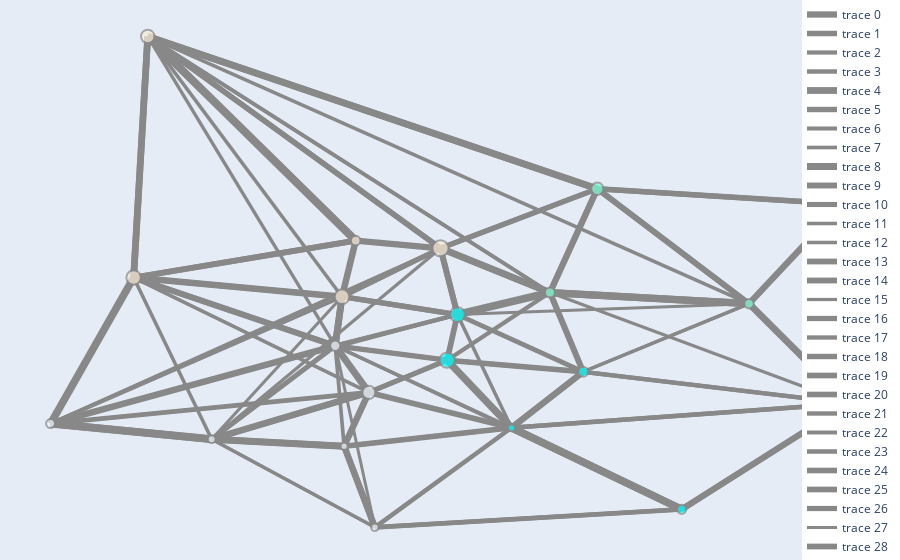

Notebook code for this chart:
### Code cell
fig.show()

### Figure 1 — Plotly figure (JSON) as saved in the notebook; plotly's stock layout.template omitted (floating-point values rounded to 4 significant figures)
{"data": [{"hoverinfo": "none", "line": {"color": "#888", "width": 6.299}, "mode": "lines", "type": "scatter", "x": [-3.705, -3.705, null], "y": [40.42, 40.42, null]}, {"hoverinfo": "none", "line": {"color": "#888", "width": 5.483}, "mode": "lines", "type": "scatter", "x": [-3.705, -3.697, null], "y": [40.42, 40.4, null]}, {"hoverinfo": "none", "line": {"color": "#888", "width": 4.244}, "mode": "lines", "type": "scatter", "x": [-3.705, -3.676, null], "y": [40.42, 40.41, null]}, {"hoverinfo": "none", "line": {"color": "#888", "width": 4.482}, "mode": "lines", "type": "scatter", "x": [-3.705, -3.674, null], "y": [40.42, 40.43, null]}, {"hoverinfo": "none", "line": {"color": "#888", "width": 6.809}, "mode": "lines", "type": "scatter", "x": [-3.705, -3.704, null], "y": [40.42, 40.44, null]}, {"hoverinfo": "none", "line": {"color": "#888", "width": 5.418}, "mode": "lines", "type": "scatter", "x": [-3.705, -3.757, null], "y": [40.42, 40.45, null]}, {"hoverinfo": "none", "line": {"color": "#888", "width": 4.04}, "mode": "lines", "type": "scatter", "x": [-3.705, -3.779, null], "y": [40.42, 40.39, null]}, {"hoverinfo": "none", "line": {"color": "#888", "width": 3.661}, "mode": "lines", "type": "scatter", "x": [-3.705, -3.737, null], "y": [40.42, 40.38, null]}, {"hoverinfo": "none", "line": {"color": "#888", "width": 6.957}, "mode": "lines", "type": "scatter", "x": [-3.697, -3.705, null], "y": [40.4, 40.42, null]}, {"hoverinfo": "none", "line": {"color": "#888", "width": 5.891}, "mode": "lines", "type": "scatter", "x": [-3.697, -3.697, null], "y": [40.4, 40.4, null]}, {"hoverinfo": "none", "line": {"color": "#888", "width": 5.087}, "mode": "lines", "type": "scatter", "x": [-3.697, -3.676, null], "y": [40.4, 40.41, null]}, {"hoverinfo": "none", "line": {"color": "#888", "width": 3.556}, "mode": "lines", "type": "scatter", "x": [-3.697, -3.757, null], "y": [40.4, 40.45, null]}, {"hoverinfo": "none", "line": {"color": "#888", "width": 3.521}, "mode": "lines", "type": "scatter", "x": [-3.697, -3.779, null], "y": [40.4, 40.39, null]}, {"hoverinfo": "none", "line": {"color": "#888", "width": 5.789}, "mode": "lines", "type": "scatter", "x": [-3.697, -3.737, null], "y": [40.4, 40.38, null]}, {"hoverinfo": "none", "line": {"color": "#888", "width": 5.802}, "mode": "lines", "type": "scatter", "x": [-3.697, -3.703, null], "y": [40.4, 40.38, null]}, {"hoverinfo": "none", "line": {"color": "#888", "width": 3.23}, "mode": "lines", "type": "scatter", "x": [-3.697, -3.66, null], "y": [40.4, 40.38, null]}, {"hoverinfo": "none", "line": {"color": "#888", "width": 5.303}, "mode": "lines", "type": "scatter", "x": [-3.676, -3.705, null], "y": [40.41, 40.42, null]}, {"hoverinfo": "none", "line": {"color": "#888", "width": 4.331}, "mode": "lines", "type": "scatter", "x": [-3.676, -3.697, null], "y": [40.41, 40.4, null]}, {"hoverinfo": "none", "line": {"color": "#888", "width": 5.414}, "mode": "lines", "type": "scatter", "x": [-3.676, -3.676, null], "y": [40.41, 40.41, null]}, {"hoverinfo": "none", "line": {"color": "#888", "width": 5.704}, "mode": "lines", "type": "scatter", "x": [-3.676, -3.674, null], "y": [40.41, 40.43, null]}, {"hoverinfo": "none", "line": {"color": "#888", "width": 5.624}, "mode": "lines", "type": "scatter", "x": [-3.676, -3.66, null], "y": [40.41, 40.38, null]}, {"hoverinfo": "none", "line": {"color": "#888", "width": 4.388}, "mode": "lines", "type": "scatter", "x": [-3.676, -3.641, null], "y": [40.41, 40.41, null]}, {"hoverinfo": "none", "line": {"color": "#888", "width": 3.953}, "mode": "lines", "type": "scatter", "x": [-3.674, -3.705, null], "y": [40.43, 40.42, null]}, {"hoverinfo": "none", "line": {"color": "#888", "width": 4.556}, "mode": "lines", "type": "scatter", "x": [-3.674, -3.676, null], "y": [40.43, 40.41, null]}, {"hoverinfo": "none", "line": {"color": "#888", "width": 5.61}, "mode": "lines", "type": "scatter", "x": [-3.674, -3.674, null], "y": [40.43, 40.43, null]}, {"hoverinfo": "none", "line": {"color": "#888", "width": 5.726}, "mode": "lines", "type": "scatter", "x": [-3.674, -3.678, null], "y": [40.43, 40.46, null]}, {"hoverinfo": "none", "line": {"color": "#888", "width": 5.217}, "mode": "lines", "type": "scatter", "x": [-3.674, -3.704, null], "y": [40.43, 40.44, null]}, {"hoverinfo": "none", "line": {"color": "#888", "width": 3.066}, "mode": "lines", "type": "scatter", "x": [-3.674, -3.641, null], "y": [40.43, 40.41, null]}, {"hoverinfo": "none", "line": {"color": "#888", "width": 5.737}, "mode": "lines", "type": "scatter", "x": [-3.674, -3.65, null], "y": [40.43, 40.44, null]}, {"hoverinfo": "none", "line": {"color": "#888", "width": 6.675}, "mode": "lines", "type": "scatter", "x": [-3.704, -3.705, null], "y": [40.44, 40.42, null]}, {"hoverinfo": "none", "line": {"color": "#888", "width": 5.243}, "mode": "lines", "type": "scatter", "x": [-3.704, -3.674, null], "y": [40.44, 40.43, null]}, {"hoverinfo": "none", "line": {"color": "#888", "width": 4.736}, "mode": "lines", "type": "scatter", "x": [-3.704, -3.678, null], "y": [40.44, 40.46, null]}, {"hoverinfo": "none", "line": {"color": "#888", "width": 5.322}, "mode": "lines", "type": "scatter", "x": [-3.704, -3.7, null], "y": [40.44, 40.46, null]}, {"hoverinfo": "none", "line": {"color": "#888", "width": 5.729}, "mode": "lines", "type": "scatter", "x": [-3.704, -3.704, null], "y": [40.44, 40.44, null]}, {"hoverinfo": "none", "line": {"color": "#888", "width": 5.435}, "mode": "lines", "type": "scatter", "x": [-3.704, -3.757, null], "y": [40.44, 40.45, null]}, {"hoverinfo": "none", "line": {"color": "#888", "width": 6.055}, "mode": "lines", "type": "scatter", "x": [-3.757, -3.705, null], "y": [40.45, 40.42, null]}, {"hoverinfo": "none", "line": {"color": "#888", "width": 5.611}, "mode": "lines", "type": "scatter", "x": [-3.757, -3.7, null], "y": [40.45, 40.46, null]}, {"hoverinfo": "none", "line": {"color": "#888", "width": 6.582}, "mode": "lines", "type": "scatter", "x": [-3.757, -3.704, null], "y": [40.45, 40.44, null]}, {"hoverinfo": "none", "line": {"color": "#888", "width": 6.573}, "mode": "lines", "type": "scatter", "x": [-3.757, -3.754, null], "y": [40.45, 40.54, null]}, {"hoverinfo": "none", "line": {"color": "#888", "width": 7.849}, "mode": "lines", "type": "scatter", "x": [-3.757, -3.757, null], "y": [40.45, 40.45, null]}, {"hoverinfo": "none", "line": {"color": "#888", "width": 5.734}, "mode": "lines", "type": "scatter", "x": [-3.757, -3.779, null], "y": [40.45, 40.39, null]}, {"hoverinfo": "none", "line": {"color": "#888", "width": 6.511}, "mode": "lines", "type": "scatter", "x": [-3.779, -3.705, null], "y": [40.39, 40.42, null]}, {"hoverinfo": "none", "line": {"color": "#888", "width": 4.812}, "mode": "lines", "type": "scatter", "x": [-3.779, -3.697, null], "y": [40.39, 40.4, null]}, {"hoverinfo": "none", "line": {"color": "#888", "width": 3.427}, "mode": "lines", "type": "scatter", "x": [-3.779, -3.674, null], "y": [40.39, 40.43, null]}, {"hoverinfo": "none", "line": {"color": "#888", "width": 3.525}, "mode": "lines", "type": "scatter", "x": [-3.779, -3.678, null], "y": [40.39, 40.46, null]}, {"hoverinfo": "none", "line": {"color": "#888", "width": 3.964}, "mode": "lines", "type": "scatter", "x": [-3.779, -3.704, null], "y": [40.39, 40.44, null]}, {"hoverinfo": "none", "line": {"color": "#888", "width": 7.582}, "mode": "lines", "type": "scatter", "x": [-3.779, -3.757, null], "y": [40.39, 40.45, null]}, {"hoverinfo": "none", "line": {"color": "#888", "width": 8.447}, "mode": "lines", "type": "scatter", "x": [-3.779, -3.779, null], "y": [40.39, 40.39, null]}, {"hoverinfo": "none", "line": {"color": "#888", "width": 7.869}, "mode": "lines", "type": "scatter", "x": [-3.779, -3.737, null], "y": [40.39, 40.38, null]}, {"hoverinfo": "none", "line": {"color": "#888", "width": 5.072}, "mode": "lines", "type": "scatter", "x": [-3.737, -3.705, null], "y": [40.38, 40.42, null]}, {"hoverinfo": "none", "line": {"color": "#888", "width": 6.583}, "mode": "lines", "type": "scatter", "x": [-3.737, -3.697, null], "y": [40.38, 40.4, null]}, {"hoverinfo": "none", "line": {"color": "#888", "width": 3.243}, "mode": "lines", "type": "scatter", "x": [-3.737, -3.678, null], "y": [40.38, 40.46, null]}, {"hoverinfo": "none", "line": {"color": "#888", "width": 3.101}, "mode": "lines", "type": "scatter", "x": [-3.737, -3.704, null], "y": [40.38, 40.44, null]}, {"hoverinfo": "none", "line": {"color": "#888", "width": 3.549}, "mode": "lines", "type": "scatter", "x": [-3.737, -3.757, null], "y": [40.38, 40.45, null]}, {"hoverinfo": "none", "line": {"color": "#888", "width": 7.471}, "mode": "lines", "type": "scatter", "x": [-3.737, -3.779, null], "y": [40.38, 40.39, null]}, {"hoverinfo": "none", "line": {"color": "#888", "width": 8.553}, "mode": "lines", "type": "scatter", "x": [-3.737, -3.737, null], "y": [40.38, 40.38, null]}, {"hoverinfo": "none", "line": {"color": "#888", "width": 7.097}, "mode": "lines", "type": "scatter", "x": [-3.737, -3.703, null], "y": [40.38, 40.38, null]}, {"hoverinfo": "none", "line": {"color": "#888", "width": 3.273}, "mode": "lines", "type": "scatter", "x": [-3.737, -3.695, null], "y": [40.38, 40.34, null]}, {"hoverinfo": "none", "line": {"color": "#888", "width": 3.677}, "mode": "lines", "type": "scatter", "x": [-3.703, -3.705, null], "y": [40.38, 40.42, null]}, {"hoverinfo": "none", "line": {"color": "#888", "width": 6.306}, "mode": "lines", "type": "scatter", "x": [-3.703, -3.697, null], "y": [40.38, 40.4, null]}, {"hoverinfo": "none", "line": {"color": "#888", "width": 6.557}, "mode": "lines", "type": "scatter", "x": [-3.703, -3.737, null], "y": [40.38, 40.38, null]}, {"hoverinfo": "none", "line": {"color": "#888", "width": 6.728}, "mode": "lines", "type": "scatter", "x": [-3.703, -3.703, null], "y": [40.38, 40.38, null]}, {"hoverinfo": "none", "line": {"color": "#888", "width": 4.514}, "mode": "lines", "type": "scatter", "x": [-3.703, -3.66, null], "y": [40.38, 40.38, null]}, {"hoverinfo": "none", "line": {"color": "#888", "width": 6.066}, "mode": "lines", "type": "scatter", "x": [-3.703, -3.695, null], "y": [40.38, 40.34, null]}, {"hoverinfo": "none", "line": {"color": "#888", "width": 3.552}, "mode": "lines", "type": "scatter", "x": [-3.66, -3.705, null], "y": [40.38, 40.42, null]}, {"hoverinfo": "none", "line": {"color": "#888", "width": 5.718}, "mode": "lines", "type": "scatter", "x": [-3.66, -3.697, null], "y": [40.38, 40.4, null]}, {"hoverinfo": "none", "line": {"color": "#888", "width": 7.274}, "mode": "lines", "type": "scatter", "x": [-3.66, -3.676, null], "y": [40.38, 40.41, null]}, {"hoverinfo": "none", "line": {"color": "#888", "width": 3.521}, "mode": "lines", "type": "scatter", "x": [-3.66, -3.674, null], "y": [40.38, 40.43, null]}, {"hoverinfo": "none", "line": {"color": "#888", "width": 5.632}, "mode": "lines", "type": "scatter", "x": [-3.66, -3.703, null], "y": [40.38, 40.38, null]}, {"hoverinfo": "none", "line": {"color": "#888", "width": 8.49}, "mode": "lines", "type": "scatter", "x": [-3.66, -3.66, null], "y": [40.38, 40.38, null]}, {"hoverinfo": "none", "line": {"color": "#888", "width": 6.089}, "mode": "lines", "type": "scatter", "x": [-3.66, -3.641, null], "y": [40.38, 40.41, null]}, {"hoverinfo": "none", "line": {"color": "#888", "width": 4.596}, "mode": "lines", "type": "scatter", "x": [-3.66, -3.695, null], "y": [40.38, 40.34, null]}, {"hoverinfo": "none", "line": {"color": "#888", "width": 7.567}, "mode": "lines", "type": "scatter", "x": [-3.66, -3.616, null], "y": [40.38, 40.35, null]}, {"hoverinfo": "none", "line": {"color": "#888", "width": 4.555}, "mode": "lines", "type": "scatter", "x": [-3.66, -3.573, null], "y": [40.38, 40.39, null]}, {"hoverinfo": "none", "line": {"color": "#888", "width": 5.577}, "mode": "lines", "type": "scatter", "x": [-3.641, -3.676, null], "y": [40.41, 40.41, null]}, {"hoverinfo": "none", "line": {"color": "#888", "width": 4.792}, "mode": "lines", "type": "scatter", "x": [-3.641, -3.674, null], "y": [40.41, 40.43, null]}, {"hoverinfo": "none", "line": {"color": "#888", "width": 6.046}, "mode": "lines", "type": "scatter", "x": [-3.641, -3.66, null], "y": [40.41, 40.38, null]}, {"hoverinfo": "none", "line": {"color": "#888", "width": 5.317}, "mode": "lines", "type": "scatter", "x": [-3.641, -3.641, null], "y": [40.41, 40.41, null]}, {"hoverinfo": "none", "line": {"color": "#888", "width": 4.859}, "mode": "lines", "type": "scatter", "x": [-3.641, -3.65, null], "y": [40.41, 40.44, null]}, {"hoverinfo": "none", "line": {"color": "#888", "width": 4.233}, "mode": "lines", "type": "scatter", "x": [-3.641, -3.573, null], "y": [40.41, 40.39, null]}, {"hoverinfo": "none", "line": {"color": "#888", "width": 3.421}, "mode": "lines", "type": "scatter", "x": [-3.641, -3.599, null], "y": [40.41, 40.43, null]}, {"hoverinfo": "none", "line": {"color": "#888", "width": 5.923}, "mode": "lines", "type": "scatter", "x": [-3.678, -3.674, null], "y": [40.46, 40.43, null]}, {"hoverinfo": "none", "line": {"color": "#888", "width": 6.839}, "mode": "lines", "type": "scatter", "x": [-3.678, -3.678, null], "y": [40.46, 40.46, null]}, {"hoverinfo": "none", "line": {"color": "#888", "width": 5.016}, "mode": "lines", "type": "scatter", "x": [-3.678, -3.7, null], "y": [40.46, 40.46, null]}, {"hoverinfo": "none", "line": {"color": "#888", "width": 4.921}, "mode": "lines", "type": "scatter", "x": [-3.678, -3.704, null], "y": [40.46, 40.44, null]}, {"hoverinfo": "none", "line": {"color": "#888", "width": 5.425}, "mode": "lines", "type": "scatter", "x": [-3.678, -3.754, null], "y": [40.46, 40.54, null]}, {"hoverinfo": "none", "line": {"color": "#888", "width": 5.379}, "mode": "lines", "type": "scatter", "x": [-3.678, -3.65, null], "y": [40.46, 40.44, null]}, {"hoverinfo": "none", "line": {"color": "#888", "width": 4.73}, "mode": "lines", "type": "scatter", "x": [-3.678, -3.638, null], "y": [40.46, 40.48, null]}, {"hoverinfo": "none", "line": {"color": "#888", "width": 4.359}, "mode": "lines", "type": "scatter", "x": [-3.65, -3.676, null], "y": [40.44, 40.41, null]}, {"hoverinfo": "none", "line": {"color": "#888", "width": 7.8}, "mode": "lines", "type": "scatter", "x": [-3.65, -3.674, null], "y": [40.44, 40.43, null]}, {"hoverinfo": "none", "line": {"color": "#888", "width": 6.824}, "mode": "lines", "type": "scatter", "x": [-3.65, -3.678, null], "y": [40.44, 40.46, null]}, {"hoverinfo": "none", "line": {"color": "#888", "width": 3.866}, "mode": "lines", "type": "scatter", "x": [-3.65, -3.754, null], "y": [40.44, 40.54, null]}, {"hoverinfo": "none", "line": {"color": "#888", "width": 6.014}, "mode": "lines", "type": "scatter", "x": [-3.65, -3.641, null], "y": [40.44, 40.41, null]}, {"hoverinfo": "none", "line": {"color": "#888", "width": 7.637}, "mode": "lines", "type": "scatter", "x": [-3.65, -3.65, null], "y": [40.44, 40.44, null]}, {"hoverinfo": "none", "line": {"color": "#888", "width": 5.743}, "mode": "lines", "type": "scatter", "x": [-3.65, -3.638, null], "y": [40.44, 40.48, null]}, {"hoverinfo": "none", "line": {"color": "#888", "width": 3.233}, "mode": "lines", "type": "scatter", "x": [-3.65, -3.573, null], "y": [40.44, 40.39, null]}, {"hoverinfo": "none", "line": {"color": "#888", "width": 7.265}, "mode": "lines", "type": "scatter", "x": [-3.65, -3.599, null], "y": [40.44, 40.43, null]}, {"hoverinfo": "none", "line": {"color": "#888", "width": 6.299}, "mode": "lines", "type": "scatter", "x": [-3.7, -3.678, null], "y": [40.46, 40.46, null]}, {"hoverinfo": "none", "line": {"color": "#888", "width": 6.313}, "mode": "lines", "type": "scatter", "x": [-3.7, -3.7, null], "y": [40.46, 40.46, null]}, {"hoverinfo": "none", "line": {"color": "#888", "width": 6.475}, "mode": "lines", "type": "scatter", "x": [-3.7, -3.704, null], "y": [40.46, 40.44, null]}, {"hoverinfo": "none", "line": {"color": "#888", "width": 7.837}, "mode": "lines", "type": "scatter", "x": [-3.7, -3.754, null], "y": [40.46, 40.54, null]}, {"hoverinfo": "none", "line": {"color": "#888", "width": 5.892}, "mode": "lines", "type": "scatter", "x": [-3.7, -3.757, null], "y": [40.46, 40.45, null]}, {"hoverinfo": "none", "line": {"color": "#888", "width": 3.353}, "mode": "lines", "type": "scatter", "x": [-3.754, -3.705, null], "y": [40.54, 40.42, null]}, {"hoverinfo": "none", "line": {"color": "#888", "width": 5.367}, "mode": "lines", "type": "scatter", "x": [-3.754, -3.678, null], "y": [40.54, 40.46, null]}, {"hoverinfo": "none", "line": {"color": "#888", "width": 7.353}, "mode": "lines", "type": "scatter", "x": [-3.754, -3.7, null], "y": [40.54, 40.46, null]}, {"hoverinfo": "none", "line": {"color": "#888", "width": 3.519}, "mode": "lines", "type": "scatter", "x": [-3.754, -3.704, null], "y": [40.54, 40.44, null]}, {"hoverinfo": "none", "line": {"color": "#888", "width": 10}, "mode": "lines", "type": "scatter", "x": [-3.754, -3.754, null], "y": [40.54, 40.54, null]}, {"hoverinfo": "none", "line": {"color": "#888", "width": 6.739}, "mode": "lines", "type": "scatter", "x": [-3.754, -3.757, null], "y": [40.54, 40.45, null]}, {"hoverinfo": "none", "line": {"color": "#888", "width": 3.256}, "mode": "lines", "type": "scatter", "x": [-3.754, -3.65, null], "y": [40.54, 40.44, null]}, {"hoverinfo": "none", "line": {"color": "#888", "width": 6.788}, "mode": "lines", "type": "scatter", "x": [-3.754, -3.638, null], "y": [40.54, 40.48, null]}, {"hoverinfo": "none", "line": {"color": "#888", "width": 5.457}, "mode": "lines", "type": "scatter", "x": [-3.638, -3.678, null], "y": [40.48, 40.46, null]}, {"hoverinfo": "none", "line": {"color": "#888", "width": 6.578}, "mode": "lines", "type": "scatter", "x": [-3.638, -3.754, null], "y": [40.48, 40.54, null]}, {"hoverinfo": "none", "line": {"color": "#888", "width": 6.218}, "mode": "lines", "type": "scatter", "x": [-3.638, -3.65, null], "y": [40.48, 40.44, null]}, {"hoverinfo": "none", "line": {"color": "#888", "width": 8.937}, "mode": "lines", "type": "scatter", "x": [-3.638, -3.638, null], "y": [40.48, 40.48, null]}, {"hoverinfo": "none", "line": {"color": "#888", "width": 5.742}, "mode": "lines", "type": "scatter", "x": [-3.638, -3.599, null], "y": [40.48, 40.43, null]}, {"hoverinfo": "none", "line": {"color": "#888", "width": 5.278}, "mode": "lines", "type": "scatter", "x": [-3.638, -3.575, null], "y": [40.48, 40.48, null]}, {"hoverinfo": "none", "line": {"color": "#888", "width": 3.012}, "mode": "lines", "type": "scatter", "x": [-3.695, -3.705, null], "y": [40.34, 40.42, null]}, {"hoverinfo": "none", "line": {"color": "#888", "width": 3.076}, "mode": "lines", "type": "scatter", "x": [-3.695, -3.737, null], "y": [40.34, 40.38, null]}, {"hoverinfo": "none", "line": {"color": "#888", "width": 6.355}, "mode": "lines", "type": "scatter", "x": [-3.695, -3.703, null], "y": [40.34, 40.38, null]}, {"hoverinfo": "none", "line": {"color": "#888", "width": 3.362}, "mode": "lines", "type": "scatter", "x": [-3.695, -3.66, null], "y": [40.34, 40.38, null]}, {"hoverinfo": "none", "line": {"color": "#888", "width": 8.649}, "mode": "lines", "type": "scatter", "x": [-3.695, -3.695, null], "y": [40.34, 40.34, null]}, {"hoverinfo": "none", "line": {"color": "#888", "width": 4.443}, "mode": "lines", "type": "scatter", "x": [-3.695, -3.616, null], "y": [40.34, 40.35, null]}, {"hoverinfo": "none", "line": {"color": "#888", "width": 3.144}, "mode": "lines", "type": "scatter", "x": [-3.616, -3.705, null], "y": [40.35, 40.42, null]}, {"hoverinfo": "none", "line": {"color": "#888", "width": 7.242}, "mode": "lines", "type": "scatter", "x": [-3.616, -3.66, null], "y": [40.35, 40.38, null]}, {"hoverinfo": "none", "line": {"color": "#888", "width": 4.816}, "mode": "lines", "type": "scatter", "x": [-3.616, -3.695, null], "y": [40.35, 40.34, null]}, {"hoverinfo": "none", "line": {"color": "#888", "width": 8.61}, "mode": "lines", "type": "scatter", "x": [-3.616, -3.616, null], "y": [40.35, 40.35, null]}, {"hoverinfo": "none", "line": {"color": "#888", "width": 6.233}, "mode": "lines", "type": "scatter", "x": [-3.616, -3.573, null], "y": [40.35, 40.39, null]}, {"hoverinfo": "none", "line": {"color": "#888", "width": 4.43}, "mode": "lines", "type": "scatter", "x": [-3.573, -3.66, null], "y": [40.39, 40.38, null]}, {"hoverinfo": "none", "line": {"color": "#888", "width": 4.328}, "mode": "lines", "type": "scatter", "x": [-3.573, -3.641, null], "y": [40.39, 40.41, null]}, {"hoverinfo": "none", "line": {"color": "#888", "width": 5.663}, "mode": "lines", "type": "scatter", "x": [-3.573, -3.616, null], "y": [40.39, 40.35, null]}, {"hoverinfo": "none", "line": {"color": "#888", "width": 7.401}, "mode": "lines", "type": "scatter", "x": [-3.573, -3.573, null], "y": [40.39, 40.39, null]}, {"hoverinfo": "none", "line": {"color": "#888", "width": 5.838}, "mode": "lines", "type": "scatter", "x": [-3.573, -3.599, null], "y": [40.39, 40.43, null]}, {"hoverinfo": "none", "line": {"color": "#888", "width": 3.059}, "mode": "lines", "type": "scatter", "x": [-3.599, -3.674, null], "y": [40.43, 40.43, null]}, {"hoverinfo": "none", "line": {"color": "#888", "width": 3.452}, "mode": "lines", "type": "scatter", "x": [-3.599, -3.754, null], "y": [40.43, 40.54, null]}, {"hoverinfo": "none", "line": {"color": "#888", "width": 3.339}, "mode": "lines", "type": "scatter", "x": [-3.599, -3.641, null], "y": [40.43, 40.41, null]}, {"hoverinfo": "none", "line": {"color": "#888", "width": 7.26}, "mode": "lines", "type": "scatter", "x": [-3.599, -3.65, null], "y": [40.43, 40.44, null]}, {"hoverinfo": "none", "line": {"color": "#888", "width": 5.776}, "mode": "lines", "type": "scatter", "x": [-3.599, -3.638, null], "y": [40.43, 40.48, null]}, {"hoverinfo": "none", "line": {"color": "#888", "width": 6.867}, "mode": "lines", "type": "scatter", "x": [-3.599, -3.573, null], "y": [40.43, 40.39, null]}, {"hoverinfo": "none", "line": {"color": "#888", "width": 8.767}, "mode": "lines", "type": "scatter", "x": [-3.599, -3.599, null], "y": [40.43, 40.43, null]}, {"hoverinfo": "none", "line": {"color": "#888", "width": 6.332}, "mode": "lines", "type": "scatter", "x": [-3.599, -3.575, null], "y": [40.43, 40.48, null]}, {"hoverinfo": "none", "line": {"color": "#888", "width": 5.661}, "mode": "lines", "type": "scatter", "x": [-3.575, -3.638, null], "y": [40.48, 40.48, null]}, {"hoverinfo": "none", "line": {"color": "#888", "width": 5.266}, "mode": "lines", "type": "scatter", "x": [-3.575, -3.599, null], "y": [40.48, 40.43, null]}, {"hoverinfo": "none", "line": {"color": "#888", "width": 7.64}, "mode": "lines", "type": "scatter", "x": [-3.575, -3.575, null], "y": [40.48, 40.48, null]}, {"hoverinfo": "text", "marker": {"color": ["aliceblue", "aliceblue", "aqua", "aqua", "antiquewhite", "antiquewhite", "aliceblue", "aliceblue", "aliceblue", "aqua", "aqua", "antiquewhite", "aquamarine", "antiquewhite", "antiquewhite", "aquamarine", "aliceblue", "aqua", "aqua", "aquamarine", "aquamarine"], "line": {"color": "#888", "width": 2}, "size": [10.32, 13.12, 15.22, 14.88, 14.88, 14.53, 8.925, 7.875, 7.175, 7.175, 9.975, 16.27, 9.975, 9.625, 13.47, 12.43, 7.525, 9.275, 9.625, 9.625, 12.78]}, "mode": "markers", "text": ["Node 2807901.0", "Node 2807902.0", "Node 2807903.0", "Node 2807904.0", "Node 2807907.0", "Node 2807909.0", "Node 2807910.0", "Node 2807911.0", "Node 2807912.0", "Node 2807913.0", "Node 2807914.0", "Node 2807905.0", "Node 2807915.0", "Node 2807906.0", "Node 2807908.0", "Node 2807916.0", "Node 2807917.0", "Node 2807918.0", "Node 2807919.0", "Node 2807920.0", "Node 2807921.0"], "type": "scatter", "x": [-3.705, -3.697, -3.676, -3.674, -3.704, -3.757, -3.779, -3.737, -3.703, -3.66, -3.641, -3.678, -3.65, -3.7, -3.754, -3.638, -3.695, -3.616, -3.573, -3.599, -3.575], "y": [40.42, 40.4, 40.41, 40.43, 40.44, 40.45, 40.39, 40.38, 40.38, 40.38, 40.41, 40.46, 40.44, 40.46, 40.54, 40.48, 40.34, 40.35, 40.39, 40.43, 40.48]}], "layout": {"hovermode": "closest", "legend": {"x": 1, "xanchor": "right", "y": 0, "yanchor": "bottom"}, "margin": {"b": 0, "l": 0, "r": 0, "t": 0}, "showlegend": true, "xaxis": {"showgrid": false, "showticklabels": false, "zeroline": false}, "yaxis": {"showgrid": false, "showticklabels": false, "zeroline": false}}}
